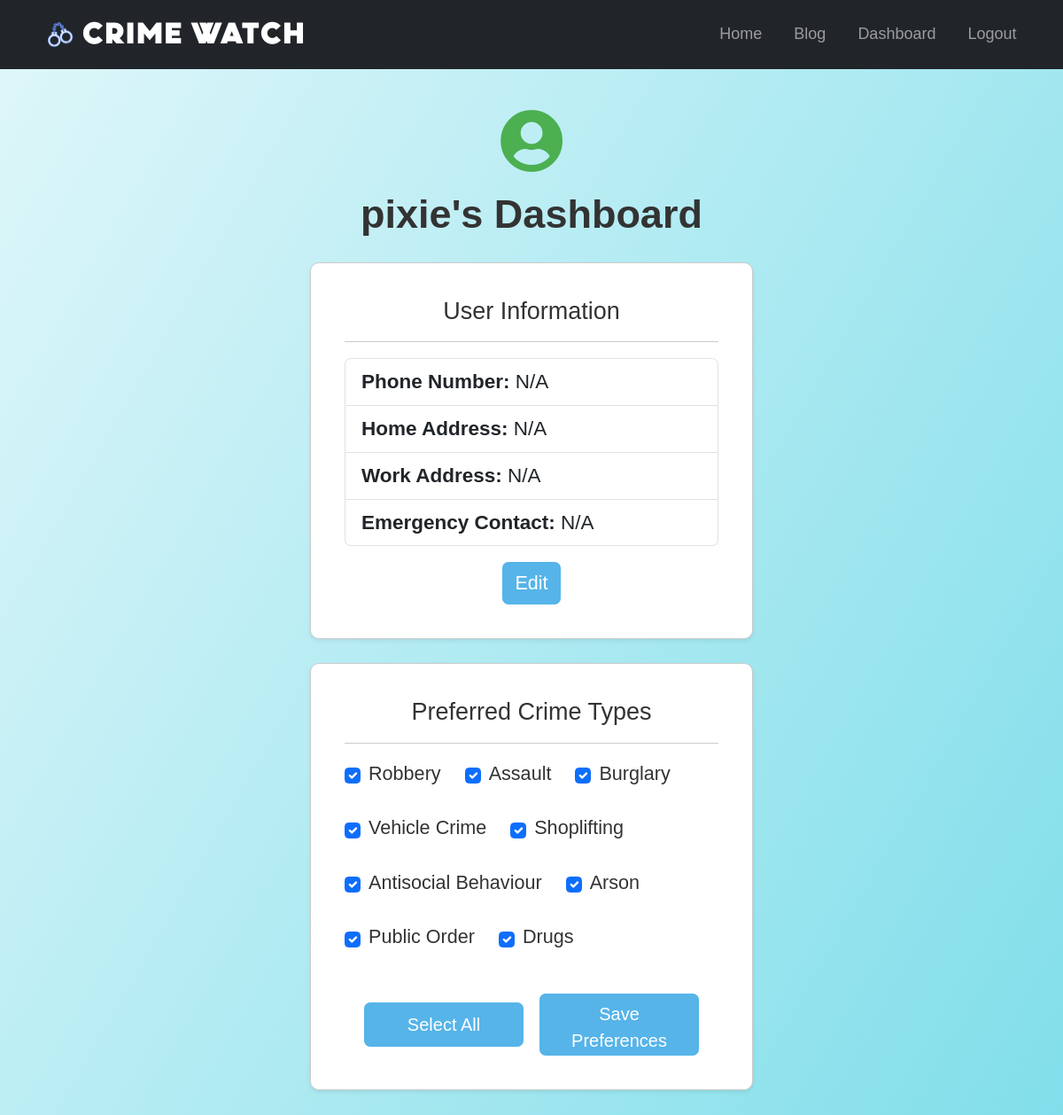
The app's page /dashboard (signed in) with its own data.
### app/models.py (models this page shows, shortened)
class User(UserMixin, db.Model):
    id = db.Column(db.Integer, primary_key=True)
    username = db.Column(db.String(150), nullable=False, unique=True)
    email = db.Column(db.String(150), nullable=False, unique=True)
    password = db.Column(db.String(150), nullable=False)
    phone_number = db.Column(db.String(20))
    home_address = db.Column(db.String(255))
    work_address = db.Column(db.String(255))
    emergency_contact = db.Column(db.String(150))
    bookmarked_locations = db.Column(db.String(500))  # Can store multiple locations as a string
    notification_radius = db.Column(db.Float, default=1.0)  # Radius in km
    crime_preferences = db.Column(db.String(500), nullable=True, default="")  # Default value is an empty string

### app/views.py (the view)
@views.route('/dashboard')
@login_required
def dashboard():
    crime_preferences = current_user.crime_preferences or ""  # Default to an empty string
    recommendations = get_safety_recommendations(current_user)
    return render_template(
        'dashboard.html',
        user=current_user,
        recommendations=recommendations,
    )

### app/views.py (called while the page is built, shortened)
def get_safety_recommendations(user):
    if not user.bookmarked_locations:
        return ["No bookmarked locations found. Please add a location to receive safety recommendations."]

### app/templates/dashboard.html (shortened to what this page needs)
{% extends "base.html" %}
{% block content %}
<div class="container py-3">
    <div class="text-center mb-4">
        <i class="fas fa-user-circle" style="font-size: 4rem; color: #4caf50;"></i>
        <h2 class="welcome-title">{{ user.username }}'s Dashboard</h2>
    </div>
    <div class="card shadow-sm mb-4">
        <div class="card-body">
            <h4 class="card-title text-center" style="font-size: 1.5rem;">User Information</h4>
            <hr>
            <ul class="list-group text-start" style="font-size: 1.25rem;">
                <li class="list-group-item"><strong>Phone Number:</strong> {{ user.phone_number or 'N/A' }}</li>
                <li class="list-group-item"><strong>Home Address:</strong> {{ user.home_address or 'N/A' }}</li>
                <li class="list-group-item"><strong>Work Address:</strong> {{ user.work_address or 'N/A' }}</li>
                <li class="list-group-item"><strong>Emergency Contact:</strong> {{ user.emergency_contact or 'N/A' }}</li>
            </ul>
            <div class="text-center mt-3">
                <button type="button" class="btn btn-primary" style="font-size: 1.2rem;" data-bs-toggle="modal" data-bs-target="#editModal">
                    Edit
                </button>
            </div>
        </div>
    </div>
    <div class="card shadow-sm">
        <div class="card-body">
            <h4 class="card-title text-center" style="font-size: 1.5rem;">Preferred Crime Types</h4>
            <hr>
            <form method="POST" action="{{ url_for('views.update_preferences') }}">
                {% set crime_types = [
                    "Robbery", "Assault", "Burglary", "Vehicle Crime", "Shoplifting",
                    "Antisocial Behaviour", "Arson", "Public Order", "Drugs"
                ] %}
                <div class="d-flex flex-wrap" style="font-size: 1.0rem; gap: 1.5rem;">
                    {% for crime in crime_types %}
                    <div class="form-check d-flex align-items-center">
                        <input class="form-check-input me-2" type="checkbox" name="crime_preferences" value="{{ crime }}" id="crime-{{ crime|lower|replace(' ', '-') }}"
                               {% if user.crime_preferences and crime in user.crime_preferences %}checked{% endif %}>
                        <label class="form-check-label" for="crime-{{ crime|lower|replace(' ', '-') }}" style="font-size: 1.2rem;">{{ crime }}</label>
                    </div>
                    {% endfor %}
                </div>
                <div class="text-center mt-4 d-flex justify-content-center align-items-center gap-3">
                    <button type="button" class="btn btn-primary" id="select-all-btn" style="width: 180px; height: 50px; font-size: 20px;">Select All</button>
                    <button type="submit" class="btn btn-success" id="save-preferences-btn" style="width: 180px; height: 70px; font-size: 20px;">Save Preferences</button>
                </div>
            </form>
        </div>
    </div>
</div>
{% endblock %}

### app/static/styles.css (style rules this page uses)
html, body { height: 100%; margin: 0; padding: 0; font-family: 'Arial', sans-serif; font-size: 18px; background: linear-gradient(120deg, #e0f7fa, #80deea); background-size: cover; background-repeat: no-repeat; overflow-x: hidden; }
.welcome-title { font-family: 'font2', sans-serif; font-size: 2.5rem; font-weight: bold; color: #333333; text-align: center; margin-top: 20px; }
form { display: flex; flex-direction: column; gap: 1rem; color: rgb(0, 0, 0); }
.form-check-label { font-size: 1.25rem; font-weight: normal; color: #333; }
.card { background-color: #f5f5f5; color: #333; border: 1px solid #ccc; border-radius: 10px; padding: 20px; margin: auto; max-width: 500px; z-index: 1020; }
button, .btn { font-size: 16px; transition: background-color 0.3s ease; }
.btn-primary { background-color: #56b4e9; color: #fff; border: 1px solid #56b4e9; }
.btn-success { background-color: #56b4e9; color: #fff; border: 1px solid #56b4e9; }
.card { background-color: #fff; z-index: 3; position: relative; box-shadow: 0 5px 15px rgba(0, 0, 0, 0.2); border-radius: 10px; }

### records on screen
User: username "pixie", phone_number "N/A", home_address "N/A", work_address "N/A", emergency_contact "N/A", crime_preferences "☑" "☑" "☑" "☑" "☑" "☑" "☑" "☑" "☑"

### other values on screen
{{ crime }} "Robbery" "Assault" "Burglary" "Vehicle Crime" "Shoplifting" "Antisocial Behaviour" "Arson" "Public Order" "Drugs"
